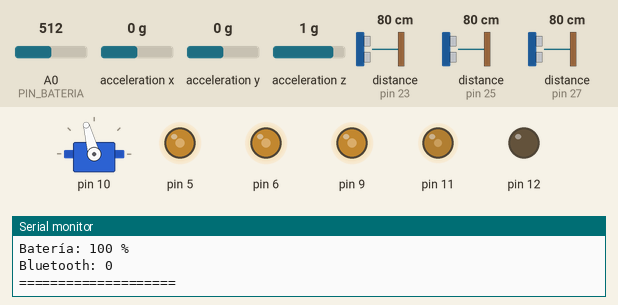
A sketch run on a simulated Arduino Mega 2560, built with avr-gcc and run on an emulated ATmega2560. Parts: servo, output pins drawn as LEDs (lit = HIGH), the last lines printed to the serial monitor. Wiring (inferred from the names in the program): 3 × ultrasonic range finder: trigger pin 22, echo pin 23 / trigger pin 24, echo pin 25 / trigger pin 26, echo pin 27; MPU-6050 motion sensor at I2C address 0x68. Inputs (shaded band) come from the test bench; at power-on: distance to the obstacle (sensors on pin 23, pin 25, pin 27) 80 cm, acceleration x 0 g, acceleration y 0 g, A0 (PIN_BATERIA) = 512, acceleration z 1 g. The echo pulse lasts 58.3 µs per cm; the audio player accepts every command and is not drawn; pins used as bus, display or sensor lines are not drawn.

Above: at 1.45 s.
1.8 s: distance to the obstacle (sensor on pin 23) set to 2 cm
At 3.07 s:
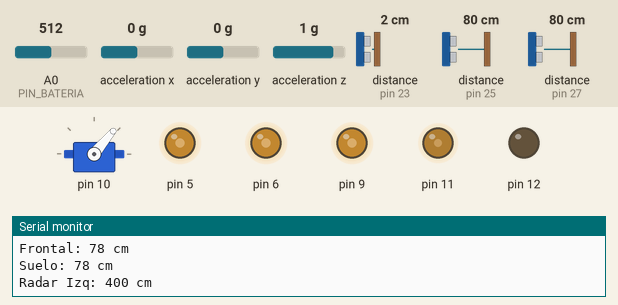
5.3 s: distance to the obstacle (sensor on pin 25) set to 250 cm
At 6.11 s:
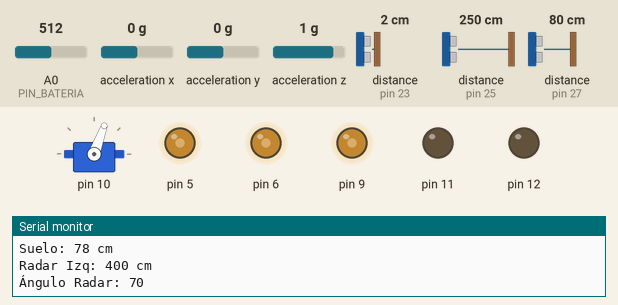
8.8 s: acceleration x set to -1.4 g
At 12.18 s:
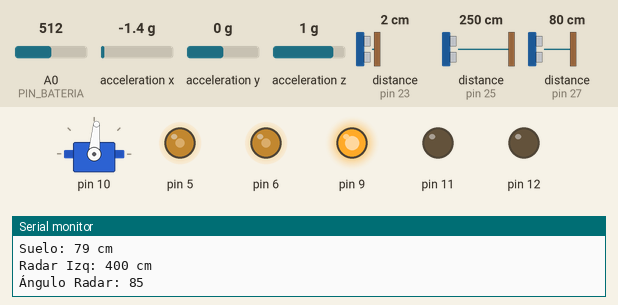
12.3 s: distance to the obstacle (sensor on pin 27) set to 2 cm
At 13.14 s:
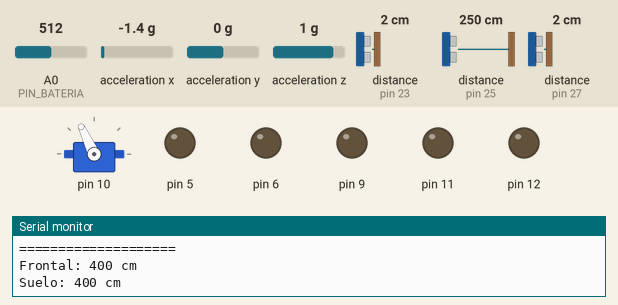
15.8 s: acceleration y set to -0.2 g
19.3 s: acceleration y set to -0.5 g
At 21.18 s:
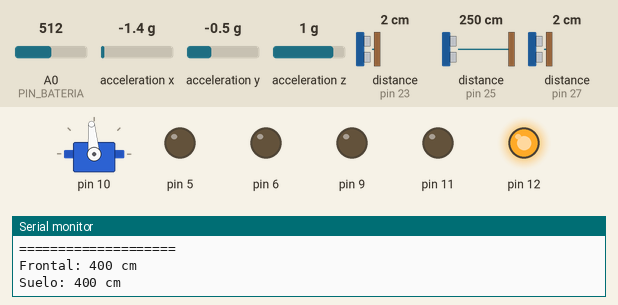
Timing chart, 0 to 23.8 s (numbered marks = the images above; inputs shaded):
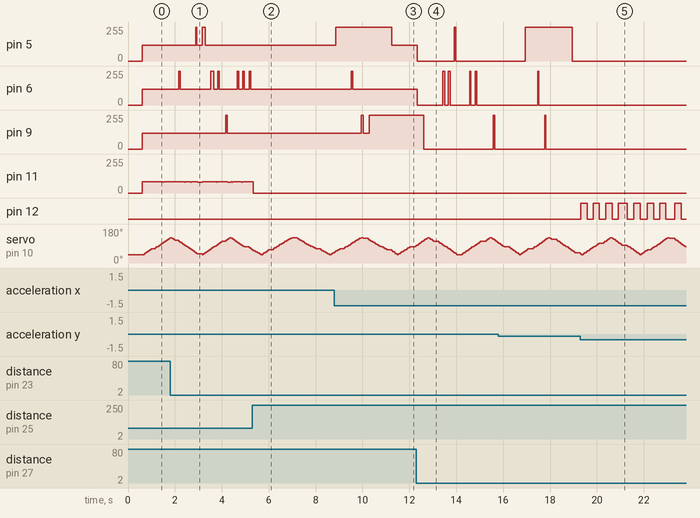

The sketch:

Centinela_v1.ino
```cpp
/**************************************************************************
 * Proyecto : Centinela v1.0
 * Archivo  : Centinela_v1.ino
 **************************************************************************/


#include "Configuracion.h"

#include "Tipos.h"

#include "Estado.h"

#include "Scheduler.h"

#include "Sensores.h"
#include "Radar.h"
#include "Movimiento.h"
#include "Decision.h"
#include "Salida.h"
#include "Bluetooth.h"
#include "Audio.h"
#include "Bateria.h"
#include "Diagnostico.h"


void setup()
{

    Serial.begin(9600);


    Serial.println("====================");
    Serial.println("CENTINELA v1.0");
    Serial.println("Iniciando sistema...");
    Serial.println("====================");


    Estado::iniciar();


    Sensores::iniciar();

    Radar::iniciar();

    Movimiento::iniciar();

    Decision::iniciar();

    Salida::iniciar();

    Bluetooth::iniciar();

    Audio::iniciar();

    Bateria::iniciar();

    Diagnostico::iniciar();


    Scheduler::iniciar();


    Estado::sistema.estado = SISTEMA_NORMAL;


    Serial.println("Sistema listo");

}


void loop()
{

    Scheduler::actualizar();

}
```

Audio.cpp
```cpp
/**************************************************************************
 * Proyecto : Centinela v1.0
 * Archivo  : Audio.cpp
 * Descripción:
 * Gestión de reproducción de audio.
 **************************************************************************/


#include "Audio.h"

#include "Estado.h"

#include <DFRobotDFPlayerMini.h>


#define AUDIO_SERIAL Serial2


DFRobotDFPlayerMini reproductor;


void Audio::iniciar()
{


    AUDIO_SERIAL.begin(
        AUDIO_BAUDRATE
    );


    if(reproductor.begin(AUDIO_SERIAL))
    {

        Estado::sistema.audioOcupado = false;

    }

    else
    {

        Estado::sistema.audioOcupado = true;

    }


}


void Audio::actualizar()
{

    static unsigned long tiempoUltimoAudio = 0;

    if(Estado::salida.reproducirAudio && !Estado::sistema.audioOcupado)
    {
        reproducir(
            Estado::salida.audioID
        );

        Estado::sistema.audioPendienteID = Estado::salida.audioID;
        Estado::sistema.audioOcupado = true;
        tiempoUltimoAudio = millis();
        Estado::salida.reproducirAudio = false;
    }

    if(Estado::sistema.audioOcupado)
    {
        if(millis() - tiempoUltimoAudio >= AUDIO_TIMEOUT_MS)
        {
            Estado::sistema.audioOcupado = false;
            Estado::sistema.audioPendienteID = 0;
        }
    }

}


void Audio::reproducir(int id)
{


    reproductor.play(id);


}
```

Audio.h
```cpp
/**************************************************************************
 * Proyecto : Centinela v1.0
 * Archivo  : Audio.h
 * Descripción:
 * Control del módulo DFPlayer Mini.
 **************************************************************************/

#ifndef AUDIO_H
#define AUDIO_H


#include <Arduino.h>

#include "Configuracion.h"


class Audio
{

public:

    static void iniciar();

    static void actualizar();


private:

    static void reproducir(int id);


};


#endif
```

Bateria.cpp
```cpp
/**************************************************************************
 * Proyecto : Centinela v1.0
 * Archivo  : Bateria.cpp
 * Descripción:
 * Medición de batería.
 **************************************************************************/


#include "Bateria.h"

#include "Estado.h"


void Bateria::iniciar()
{

    pinMode(PIN_BATERIA, INPUT);

}


void Bateria::actualizar()
{

    static int lecturaSuavizada = 0;

    int lectura = analogRead(PIN_BATERIA);

    if(lecturaSuavizada == 0)
    {
        lecturaSuavizada = lectura;
    }
    else
    {
        lecturaSuavizada =
            (lecturaSuavizada * 7 + lectura) / 8;
    }

    Estado::sistema.bateria =
    calcularPorcentaje(lecturaSuavizada);

    if(Estado::sistema.bateria < BATERIA_UMBRAL_BAJA)
    {
        Estado::sistema.eventoActual =
        EVENTO_BATERIA_BAJA;
        Estado::sistema.prioridadActual = PRIORIDAD_ALTA;
        Estado::sistema.direccion = DIRECCION_NINGUNA;
    }
    else if(Estado::sistema.bateria >= BATERIA_UMBRAL_RECUPERACION)
    {
        if(Estado::sistema.eventoActual == EVENTO_BATERIA_BAJA)
        {
            Estado::sistema.eventoActual =
            EVENTO_NORMAL;
            Estado::sistema.prioridadActual = PRIORIDAD_BAJA;
        }
    }

}


int Bateria::calcularPorcentaje(int lectura)
{


    /*
       Conversión inicial.

       Se calibrará con el voltaje real
       de la batería y divisor usado.
    */


    int porcentaje =
    map(lectura, 600, 900, 0, 100);


    return constrain(
        porcentaje,
        0,
        100
    );


}
```

Bateria.h
```cpp
/**************************************************************************
 * Proyecto : Centinela v1.0
 * Archivo  : Bateria.h
 * Descripción:
 * Lectura y gestión del nivel de batería.
 **************************************************************************/

#ifndef BATERIA_H
#define BATERIA_H


#include <Arduino.h>

#include "Configuracion.h"


class Bateria
{

public:

    static void iniciar();

    static void actualizar();


private:

    static int calcularPorcentaje(int lectura);


};


#endif
```

Bluetooth.cpp
```cpp
/**************************************************************************
 * Proyecto : Centinela v1.0
 * Archivo  : Bluetooth.cpp
 * Descripción:
 * Comunicación serial con módulo HC-05.
 **************************************************************************/

#include "Bluetooth.h"
#include "Estado.h"

#define BLUETOOTH_SERIAL Serial1

void Bluetooth::iniciar()
{
    BLUETOOTH_SERIAL.begin(BLUETOOTH_BAUDRATE);
    Estado::sistema.bluetoothConectado = false;
}

void Bluetooth::actualizar()
{
    recibirComandos();
    enviarEstado();
}

// =====================================================
// ENVIAR INFORMACION A LA APP
// =====================================================

void Bluetooth::enviarEstado()
{
    BLUETOOTH_SERIAL.print("EVENTO:");
    BLUETOOTH_SERIAL.println(Estado::sistema.eventoActual);

    BLUETOOTH_SERIAL.print("DIRECCION:");
    BLUETOOTH_SERIAL.println(Estado::sistema.direccion);

    BLUETOOTH_SERIAL.print("BATERIA:");
    BLUETOOTH_SERIAL.println(Estado::sistema.bateria);

    BLUETOOTH_SERIAL.print("AUDIO_OCUPADO:");
    BLUETOOTH_SERIAL.println(Estado::sistema.audioOcupado ? 1 : 0);

    BLUETOOTH_SERIAL.print("BLUETOOTH:");
    BLUETOOTH_SERIAL.println(Estado::sistema.bluetoothConectado ? 1 : 0);

    BLUETOOTH_SERIAL.print("ESTADO:");
    BLUETOOTH_SERIAL.println(Estado::sistema.estado);
}

// =====================================================
// RECIBIR COMANDOS
// =====================================================

void Bluetooth::recibirComandos()
{
    static String comando = "";

    while(BLUETOOTH_SERIAL.available())
    {
        Estado::sistema.bluetoothConectado = true;

        char caracter = BLUETOOTH_SERIAL.read();
        if(caracter == '\n' || caracter == '\r')
        {
            comando.trim();
            if(comando == "D")
            {
                Estado::sistema.estado = SISTEMA_DIAGNOSTICO;
            }
            else if(comando == "N")
            {
                Estado::sistema.estado = SISTEMA_NORMAL;
            }
            else if(comando == "B:1")
            {
                // Activar baliza buzzer GPS a 3 metros de la esquina
                Estado::salida.buzzerBalizaGPS = true;
            }
            else if(comando == "B:0")
            {
                // Desactivar baliza buzzer GPS
                Estado::salida.buzzerBalizaGPS = false;
            }
            else if(comando.startsWith("I:"))
            {
                // Indicación de navegación recibida de la app
                Estado::app.navegacionActiva = true;
                Serial.print("INDICACION GPS: ");
                Serial.println(comando.substring(2));
            }
            comando = "";
        }
        else if(comando.length() < 180)
        {
            comando += caracter;
        }
    }
}
```

Bluetooth.h
```cpp
/**************************************************************************
 * Proyecto : Centinela v1.0
 * Archivo  : Bluetooth.h
 * Descripción:
 * Comunicación Bluetooth HC-05.
 **************************************************************************/

#ifndef BLUETOOTH_H
#define BLUETOOTH_H


#include <Arduino.h>

#include "Configuracion.h"


class Bluetooth
{

public:

    static void iniciar();

    static void actualizar();


private:

    static void enviarEstado();

    static void recibirComandos();


};


#endif
```

Decision.cpp
```cpp
/**************************************************************************
 * Proyecto : Centinela v1.0
 * Archivo  : Decision.cpp
 * Descripción:
 * Lógica principal del sistema y activación de motores.
 **************************************************************************/

#include "Decision.h"
#include "Estado.h"

void Decision::iniciar()
{
    Estado::sistema.eventoActual = EVENTO_NORMAL;
    Estado::sistema.prioridadActual = PRIORIDAD_BAJA;
}

void Decision::actualizar()
{
    // Limpiar salida anterior
    Estado::salida.motorIzquierdo = 0;
    Estado::salida.motorCentro = 0;
    Estado::salida.motorDerecho = 0;
    Estado::salida.motorFrontal = 0;

    // Resetear a NORMAL por defecto en cada ciclo si no hay condición crítica sostenida
    if(!Estado::sensores.caidaDetectada)
    {
        if(Estado::sistema.eventoActual != EVENTO_BATERIA_BAJA &&
           Estado::sistema.eventoActual != EVENTO_ERROR)
        {
            Estado::sistema.eventoActual = EVENTO_NORMAL;
            Estado::sistema.prioridadActual = PRIORIDAD_BAJA;
            Estado::sistema.direccion = DIRECCION_NINGUNA;
        }
    }

    // 1. Analizar caída (máxima prioridad)
    analizarCaida();

    // 2. Analizar suelo / pozo
    if(Estado::sistema.eventoActual != EVENTO_CAIDA)
    {
        analizarSuelo();
    }

    // 3. Analizar obstáculos frontal y radar (activa motores hápticos)
    if(Estado::sistema.eventoActual != EVENTO_CAIDA)
    {
        analizarObstaculos();
    }

    // 4. Actualizar estado general del sistema
    if(Estado::sistema.estado != SISTEMA_DIAGNOSTICO &&
       Estado::sistema.estado != SISTEMA_ERROR)
    {
        if(Estado::sistema.eventoActual == EVENTO_CAIDA)
        {
            Estado::sistema.estado = SISTEMA_CAIDA;
        }
        else if(Estado::sistema.eventoActual == EVENTO_POZO)
        {
            Estado::sistema.estado = SISTEMA_POZO;
        }
        else if(Estado::sistema.eventoActual == EVENTO_OBSTACULO_FRONTAL ||
                Estado::sistema.eventoActual == EVENTO_OBSTACULO_RADAR)
        {
            Estado::sistema.estado = SISTEMA_ALERTA;
        }
        else if(Estado::sistema.eventoActual == EVENTO_BATERIA_BAJA)
        {
            Estado::sistema.estado = SISTEMA_ALERTA;
        }
        else
        {
            Estado::sistema.estado = SISTEMA_NORMAL;
        }
    }
}

// =====================================================
// CAIDA
// =====================================================

void Decision::analizarCaida()
{
    static unsigned long tiempoCaida = 0;

    if(Estado::sensores.caidaDetectada)
    {
        if(tiempoCaida == 0)
        {
            tiempoCaida = millis();
        }

        // Mantener alerta máximo 5 segundos
        if(millis() - tiempoCaida < 5000)
        {
            Estado::sistema.eventoActual = EVENTO_CAIDA;
            Estado::sistema.prioridadActual = PRIORIDAD_CRITICA;
            Estado::sistema.direccion = DIRECCION_SUELO;

            Estado::salida.reproducirAudio = true;
            Estado::salida.audioID = 1;
        }
    }
    else
    {
        tiempoCaida = 0;
    }
}

// =====================================================
// SUELO / POZO
// =====================================================

void Decision::analizarSuelo()
{
    // Sensor de suelo apunta hacia abajo (distancia normal ~10-25 cm).
    // Si hay un pozo o desnivel, la distancia al piso aumenta (> 35 cm)
    if(Estado::sensores.suelo > 35 && Estado::sensores.suelo < 350)
    {
        Estado::sistema.eventoActual = EVENTO_POZO;
        Estado::sistema.prioridadActual = PRIORIDAD_ALTA;
        Estado::sistema.direccion = DIRECCION_SUELO;

        Estado::salida.motorIzquierdo = PWM_POZO;
        Estado::salida.motorCentro = PWM_POZO;
        Estado::salida.motorDerecho = PWM_POZO;
    }
}

// =====================================================
// OBSTACULOS (FRONTAL + RADAR)
// =====================================================

void Decision::analizarObstaculos()
{
    bool pozoActivo = (Estado::sistema.eventoActual == EVENTO_POZO);

    // Sensor Frontal
    if(Estado::sensores.frontal <= DISTANCIA_ALERTA_MAX)
    {
        int intensidad = calcularIntensidad(Estado::sensores.frontal);
        Estado::salida.motorFrontal = intensidad;

        if(!pozoActivo)
        {
            Estado::sistema.eventoActual = EVENTO_OBSTACULO_FRONTAL;
            Estado::sistema.direccion = DIRECCION_FRONTAL;
        }
    }

    // Radar Inferior (Izquierda, Centro, Derecha)
    bool radarIzquierda = (Estado::sensores.radarIzquierda <= DISTANCIA_ALERTA_MAX);
    bool radarCentro    = (Estado::sensores.radarCentro <= DISTANCIA_ALERTA_MAX);
    bool radarDerecha   = (Estado::sensores.radarDerecha <= DISTANCIA_ALERTA_MAX);

    if (radarIzquierda && radarCentro)
    {
        Estado::salida.motorIzquierdo = calcularIntensidad(Estado::sensores.radarIzquierda);
        Estado::salida.motorCentro    = calcularIntensidad(Estado::sensores.radarCentro);
        if(!pozoActivo)
        {
            Estado::sistema.eventoActual = EVENTO_OBSTACULO_RADAR;
            Estado::sistema.direccion = DIRECCION_DIAGONAL_IZQUIERDA;
        }
    }
    else if (radarCentro && radarDerecha)
    {
        Estado::salida.motorCentro  = calcularIntensidad(Estado::sensores.radarCentro);
        Estado::salida.motorDerecho = calcularIntensidad(Estado::sensores.radarDerecha);
        if(!pozoActivo)
        {
            Estado::sistema.eventoActual = EVENTO_OBSTACULO_RADAR;
            Estado::sistema.direccion = DIRECCION_DIAGONAL_DERECHA;
        }
    }
    else
    {
        if (radarIzquierda)
        {
            Estado::salida.motorIzquierdo = calcularIntensidad(Estado::sensores.radarIzquierda);
            if(!pozoActivo)
            {
                Estado::sistema.eventoActual = EVENTO_OBSTACULO_RADAR;
                Estado::sistema.direccion = DIRECCION_IZQUIERDA;
            }
        }

        if (radarCentro)
        {
            Estado::salida.motorCentro = calcularIntensidad(Estado::sensores.radarCentro);
            if(!pozoActivo)
            {
                Estado::sistema.eventoActual = EVENTO_OBSTACULO_RADAR;
                Estado::sistema.direccion = DIRECCION_CENTRO;
            }
        }

        if (radarDerecha)
        {
            Estado::salida.motorDerecho = calcularIntensidad(Estado::sensores.radarDerecha);
            if(!pozoActivo)
            {
                Estado::sistema.eventoActual = EVENTO_OBSTACULO_RADAR;
                Estado::sistema.direccion = DIRECCION_DERECHA;
            }
        }
    }

    if(pozoActivo)
    {
        if(Estado::salida.motorIzquierdo < PWM_POZO) Estado::salida.motorIzquierdo = PWM_POZO;
        if(Estado::salida.motorCentro < PWM_POZO)    Estado::salida.motorCentro = PWM_POZO;
        if(Estado::salida.motorDerecho < PWM_POZO)   Estado::salida.motorDerecho = PWM_POZO;
        Estado::sistema.eventoActual = EVENTO_POZO;
        Estado::sistema.prioridadActual = PRIORIDAD_ALTA;
        Estado::sistema.direccion = DIRECCION_SUELO;
    }
}

// =====================================================
// DISTANCIA → PWM
// =====================================================

int Decision::calcularIntensidad(int distancia)
{
    if(distancia >= DISTANCIA_ALERTA_MAX)
    {
        return 0;
    }

    if(distancia <= DISTANCIA_PELIGRO)
    {
        return PWM_MAXIMO;
    }

    // Mapeo proporcional entre 80cm y 20cm (80 a 255 PWM)
    int pwm = map(distancia, DISTANCIA_ALERTA_MAX, DISTANCIA_PELIGRO, PWM_SUAVE, PWM_MAXIMO);
    return constrain(pwm, PWM_SUAVE, PWM_MAXIMO);
}
```

Decision.h
```cpp
/**************************************************************************
 * Proyecto : Centinela v1.0
 * Archivo  : Decision.h
 * Descripción:
 * Cerebro de decisiones del sistema.
 **************************************************************************/

#ifndef DECISION_H
#define DECISION_H


#include <Arduino.h>

#include "Configuracion.h"
#include "Tipos.h"


class Decision
{

public:

    static void iniciar();

    static void actualizar();


private:

    static int calcularIntensidad(int distancia);

    static void analizarCaida();

    static void analizarSuelo();

    static void analizarObstaculos();


};


#endif
```

Diagnostico.h
```cpp
/**************************************************************************
 * Proyecto : Centinela v1.0
 * Archivo  : Diagnostico.h
 * Descripción:
 * Herramientas de diagnóstico y pruebas.
 **************************************************************************/

#ifndef DIAGNOSTICO_H
#define DIAGNOSTICO_H


#include <Arduino.h>


class Diagnostico
{

public:

    static void iniciar();

    static void actualizar();


private:

    static void imprimirEstado();


};


#endif
```

Estado.h
```cpp
/**************************************************************************
 * Proyecto : Centinela v1.0
 * Archivo  : Estado.h
 * Descripción:
 * Memoria central del sistema.
 **************************************************************************/

#ifndef ESTADO_H
#define ESTADO_H


#include "Tipos.h"


class Estado
{

public:

    // Datos del sistema
    static DatosSensores sensores;

    static DatosSalida salida;

    static DatosSistema sistema;

    static DatosApp app;


    // Inicialización
    static void iniciar();


};


#endif
```

Movimiento.h
```cpp
/**************************************************************************
 * Proyecto : Centinela v1.0
 * Archivo  : Movimiento.h
 * Descripción:
 * Gestión del sensor MPU6050.
 **************************************************************************/

#ifndef MOVIMIENTO_H
#define MOVIMIENTO_H


#include <Arduino.h>
#include <Wire.h>

#include "Configuracion.h"


class Movimiento
{

public:

    static void iniciar();

    static void actualizar();


private:

    static float aceleracionAnterior;

    static bool detectarCaida();


};


#endif
```

Source omitted: Diagnostico.cpp (2010 bytes), Estado.cpp (1561 bytes), Movimiento.cpp (4497 bytes), Radar.cpp (2217 bytes), Radar.h (149 bytes), Salida.cpp (2232 bytes), Salida.h (549 bytes), Scheduler.cpp (2175 bytes), Scheduler.h (813 bytes), Sensores.cpp (1466 bytes), Sensores.h (513 bytes), Tipos.h (3042 bytes) and 3 more

Measured:
- the behaviour switches between -0.3 and -0.4 g on acceleration y (found by bisection; images 4 and 5)
- after the input at 1.8 s, pin 5: 120/255 → 255/255 after 1.4 s, → 120/255 0.12 s later; pin 9: 120/255 → 255/255 after 2.4 s, → 120/255 0.06 s later
- after the input at 5.3 s, pin 5: stays 120/255 (without the input it goes to 255/255 after 2.9 s); pin 6: stays 120/255 (without the input it goes to 255/255 after 0.88 s); pin 9: stays 120/255 (without the input it goes to 255/255 after 1.3 s)
- after the input at 8.8 s, pin 5: 120/255 → 255/255 after 0.07 s, → 120/255 2.4 s later; pin 6: 120/255 → 255/255 after 0.71 s, → 120/255 0.08 s later; pin 9: 120/255 → 255/255 after 1.2 s, → 120/255 0.08 s later, → 255/255 0.27 s later
- after the input at 12.3 s, pin 5: 120/255 → 0/255 at once, → 255/255 1.6 s later, → 0/255 0.06 s later
- after the input at 19.3 s, pin 5: stays 0/255 (without the input it goes to 255/255 after 0.30 s); pin 6: stays 0/255 (without the input it goes to 255/255 after 3.2 s)
